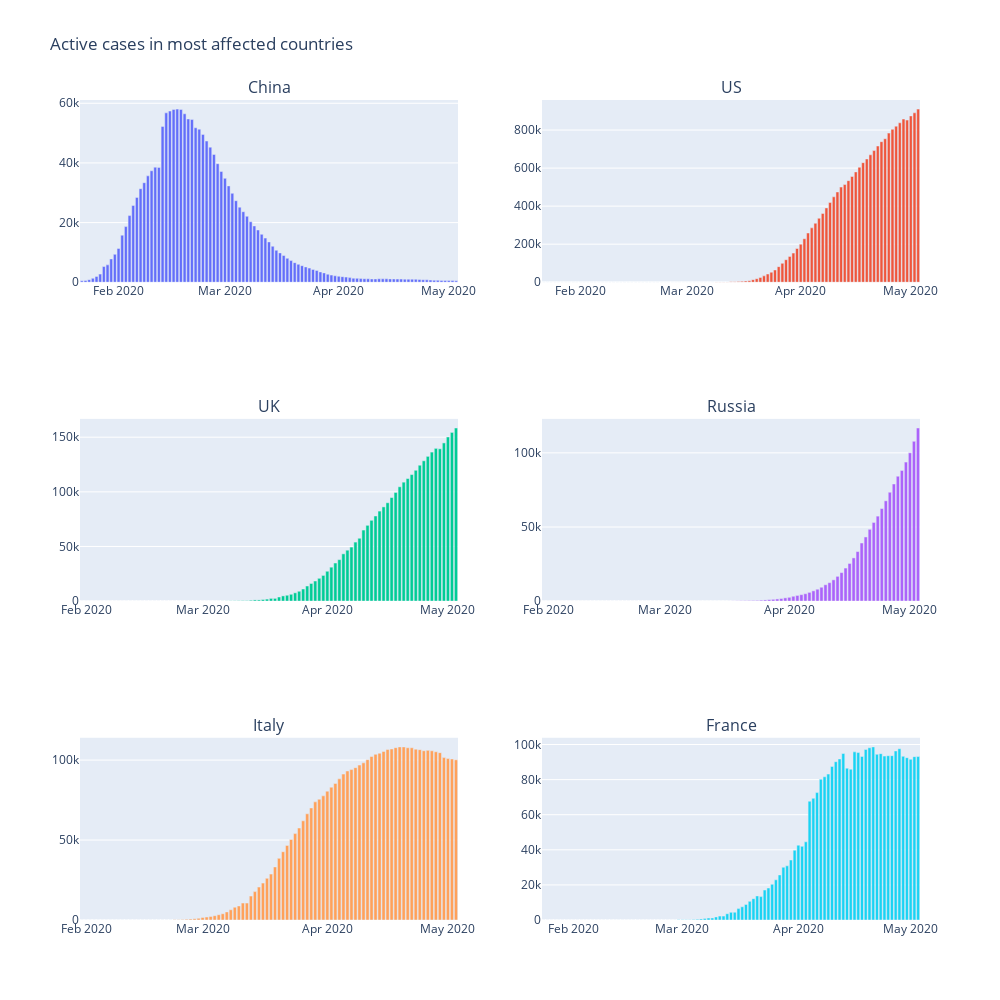

The notebook cell this image was saved under:
### Code cell
fig = make_subplots(rows=3, cols=2,
                       subplot_titles=('China', most_affected.index[0], most_affected.index[1], most_affected.index[2],
                                       most_affected.index[3], most_affected.index[4]))


fig.add_trace(go.Bar(x = china_data.index, y = china_data['Active cases']), 1, 1)
fig.add_trace(go.Bar(x = first_data.index, y = first_data['Active cases']), 1, 2)
fig.add_trace(go.Bar(x = secound_data.index, y = secound_data['Active cases']), 2, 1)
fig.add_trace(go.Bar(x = third_data.index, y = third_data['Active cases']), 2, 2)
fig.add_trace(go.Bar(x = fourth_data.index, y = fourth_data['Active cases']), 3, 1)
fig.add_trace(go.Bar(x = fifth_data.index, y = fifth_data['Active cases']), 3, 2)



fig.update_layout(height=1000, width=1000, title_text='Active cases in most affected countries', showlegend=False)
fig.show()

# Few insights:
# 1. China february 13: added new confirmation test for COVID-19. Read more: 
# https://www.worldometers.info/coronavirus/how-to-interpret-feb-12-case-surge/
# 2. Only in China active cases decresed. In US, UK and Russia active cases still rising. It is suspected
# that France and Italy reached Plateau phase of logistic growth.
